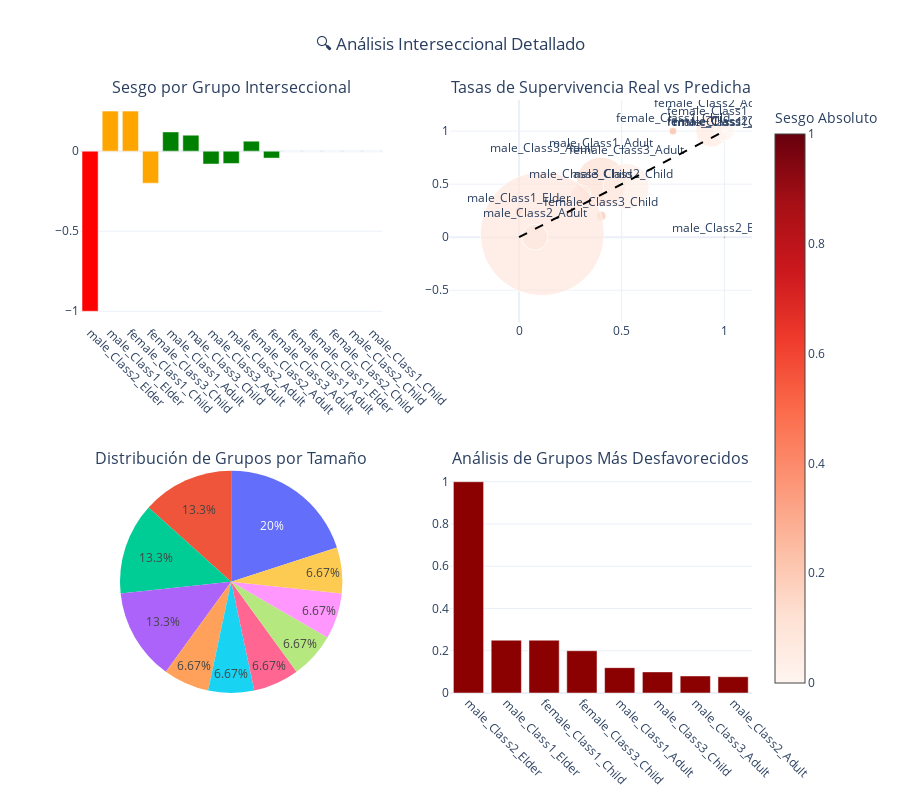

The cell this chart's notebook holds for it:
### Code cell
# Crear visualizaciones para análisis interseccional
def create_intersectional_visualizations(intersectional_results, df_test):
    """
    Crea visualizaciones específicas para el análisis interseccional
    """
    
    # 1. Heatmap de sesgo por grupo interseccional
    fig = make_subplots(
        rows=2, cols=2,
        subplot_titles=[
            'Sesgo por Grupo Interseccional',
            'Tasas de Supervivencia Real vs Predicha',
            'Distribución de Grupos por Tamaño',
            'Análisis de Grupos Más Desfavorecidos'
        ],
        specs=[[{"type": "bar"}, {"type": "scatter"}],
               [{"type": "pie"}, {"type": "bar"}]]
    )
    
    # Subplot 1: Sesgo por grupo
    colors = ['red' if abs(x) > 0.3 else 'orange' if abs(x) > 0.15 else 'green' 
              for x in intersectional_results['Bias']]
    
    fig.add_trace(
        go.Bar(
            x=intersectional_results['Group'],
            y=intersectional_results['Bias'],
            marker_color=colors,
            name='Sesgo',
            showlegend=False
        ),
        row=1, col=1
    )
    
    # Subplot 2: Real vs Predicho
    fig.add_trace(
        go.Scatter(
            x=intersectional_results['Real_Survival'],
            y=intersectional_results['Pred_Survival'],
            mode='markers+text',
            marker=dict(
                size=intersectional_results['Count']*2,
                color=intersectional_results['Abs_Bias'],
                colorscale='Reds',
                showscale=True,
                colorbar=dict(title="Sesgo Absoluto")
            ),
            text=intersectional_results['Group'],
            textposition="top center",
            name='Grupos',
            showlegend=False
        ),
        row=1, col=2
    )
    
    # Línea diagonal perfecta
    fig.add_trace(
        go.Scatter(
            x=[0, 1],
            y=[0, 1],
            mode='lines',
            line=dict(dash='dash', color='black'),
            name='Predicción Perfecta',
            showlegend=False
        ),
        row=1, col=2
    )
    
    # Subplot 3: Distribución por tamaño
    size_groups = intersectional_results['Count'].value_counts().sort_index()
    fig.add_trace(
        go.Pie(
            labels=[f"N={x}" for x in size_groups.index],
            values=size_groups.values,
            name="Distribución por Tamaño",
            showlegend=False
        ),
        row=2, col=1
    )
    
    # Subplot 4: Grupos más desfavorecidos (mayor sesgo absoluto)
    top_biased = intersectional_results.nlargest(8, 'Abs_Bias')
    fig.add_trace(
        go.Bar(
            x=top_biased['Group'],
            y=top_biased['Abs_Bias'],
            marker_color='darkred',
            name='Sesgo Absoluto',
            showlegend=False
        ),
        row=2, col=2
    )
    
    fig.update_layout(
        title_text="🔍 Análisis Interseccional Detallado",
        title_x=0.5,
        height=800,
        showlegend=False
    )
    
    # Rotar etiquetas del eje x
    fig.update_xaxes(tickangle=45, row=1, col=1)
    fig.update_xaxes(tickangle=45, row=2, col=2)
    
    fig.show()
    
    # 2. Análisis específico de casos críticos
    print("\\n🚨 ANÁLISIS DE GRUPOS MÁS DESFAVORECIDOS")
    print("=" * 60)
    
    # Identificar los grupos más problemáticos
    high_bias_groups = intersectional_results[intersectional_results['Abs_Bias'] > 0.2]
    
    if len(high_bias_groups) > 0:
        print(f"\\nSe identificaron {len(high_bias_groups)} grupos con sesgo significativo (>0.2):")
        print("-" * 60)
        
        for _, group in high_bias_groups.iterrows():
            print(f"\\n📊 {group['Group']}:")
            print(f"   • Tamaño del grupo: {group['Count']} personas")
            print(f"   • Tasa real de supervivencia: {group['Real_Survival']:.1%}")
            print(f"   • Tasa predicha: {group['Pred_Survival']:.1%}")
            print(f"   • Sesgo: {group['Bias']:+.3f} ({'sobreestima' if group['Bias'] > 0 else 'subestima'})")
            
            # Análisis contextual
            if 'Elder' in group['Group'] and group['Count'] < 5:
                print(f"   ⚠️ Muestra muy pequeña - resultados poco confiables")
            elif group['Bias'] < -0.3:
                print(f"   🔴 CRÍTICO: El modelo subestima severamente la supervivencia")
            elif group['Bias'] > 0.3:
                print(f"   🟡 ATENCIÓN: El modelo sobreestima significativamente")
    else:
        print("\\n✅ No se encontraron grupos con sesgo crítico (>0.2)")
    
    # 3. Crear tabla comparativa de casos extremos
    print("\\n\\n📋 COMPARACIÓN DE CASOS EXTREMOS")
    print("=" * 80)
    
    # Mujeres de tercera clase vs hombres de primera clase
    female_class3 = df_test[(df_test['Sex'] == 'female') & (df_test['Pclass'] == 3)]
    male_class1 = df_test[(df_test['Sex'] == 'male') & (df_test['Pclass'] == 1)]
    
    comparisons = [
        ("Mujeres Tercera Clase", female_class3),
        ("Hombres Primera Clase", male_class1)
    ]
    
    for name, group_data in comparisons:
        if len(group_data) > 0:
            real_survival = group_data['Survived'].mean()
            pred_survival = group_data['Predicted'].mean()
            avg_prob = group_data['Probability'].mean()
            
            print(f"\\n{name} (N={len(group_data)}):")
            print(f"   Real: {real_survival:.1%} | Predicho: {pred_survival:.1%} | Prob: {avg_prob:.3f}")

# Crear visualizaciones interseccionales
create_intersectional_visualizations(intersectional_results, df_test)

### Figure 1 — Plotly figure (JSON) as saved in the notebook; plotly's stock layout.template omitted (floating-point values rounded to 4 significant figures)
{"data": [{"marker": {"color": ["red", "orange", "orange", "orange", "green", "green", "green", "green", "green", "green", "green", "green", "green", "green", "green"]}, "name": "Sesgo", "showlegend": false, "type": "bar", "x": ["male_Class2_Elder", "male_Class1_Elder", "female_Class1_Child", "female_Class3_Child", "male_Class1_Adult", "male_Class3_Child", "male_Class3_Adult", "male_Class2_Adult", "female_Class2_Adult", "female_Class3_Adult", "female_Class1_Adult", "female_Class1_Elder", "female_Class2_Child", "male_Class2_Child", "male_Class1_Child"], "xaxis": "x", "y": [-1.0, 0.25, 0.25, -0.2, 0.12, 0.1, -0.08065, -0.07692, 0.0625, -0.04348, 0.0, 0.0, 0.0, 0.0, 0.0], "yaxis": "y"}, {"marker": {"color": [1.0, 0.25, 0.25, 0.2, 0.12, 0.1, 0.08065, 0.07692, 0.0625, 0.04348, 0.0, 0.0, 0.0, 0.0, 0.0], "colorbar": {"title": {"text": "Sesgo Absoluto"}}, "colorscale": [[0, "rgb(255,245,240)"], [0.125, "rgb(254,224,210)"], [0.25, "rgb(252,187,161)"], [0.375, "rgb(252,146,114)"], [0.5, "rgb(251,106,74)"], [0.625, "rgb(239,59,44)"], [0.75, "rgb(203,24,29)"], [0.875, "rgb(165,15,21)"], [1, "rgb(103,0,13)"]], "showscale": true, "size": [2, 8, 8, 10, 50, 20, 124, 26, 32, 46, 20, 2, 4, 4, 2]}, "mode": "markers+text", "name": "Grupos", "showlegend": false, "text": ["male_Class2_Elder", "male_Class1_Elder", "female_Class1_Child", "female_Class3_Child", "male_Class1_Adult", "male_Class3_Child", "male_Class3_Adult", "male_Class2_Adult", "female_Class2_Adult", "female_Class3_Adult", "female_Class1_Adult", "female_Class1_Elder", "female_Class2_Child", "male_Class2_Child", "male_Class1_Child"], "textposition": "top center", "type": "scatter", "x": [1.0, 0.0, 0.75, 0.4, 0.4, 0.3, 0.1129, 0.07692, 0.9375, 0.5217, 1.0, 1.0, 1.0, 0.5, 1.0], "xaxis": "x2", "y": [0.0, 0.25, 1.0, 0.2, 0.52, 0.4, 0.03226, 0.0, 1.0, 0.4783, 1.0, 1.0, 1.0, 0.5, 1.0], "yaxis": "y2"}, {"line": {"color": "black", "dash": "dash"}, "mode": "lines", "name": "Predicción Perfecta", "showlegend": false, "type": "scatter", "x": [0, 1], "xaxis": "x2", "y": [0, 1], "yaxis": "y2"}, {"domain": {"x": [0, 0.45], "y": [0, 0.375]}, "labels": ["N=1", "N=2", "N=4", "N=5", "N=10", "N=13", "N=16", "N=23", "N=25", "N=62"], "name": "Distribución por Tamaño", "showlegend": false, "type": "pie", "values": [3, 2, 2, 1, 2, 1, 1, 1, 1, 1]}, {"marker": {"color": "darkred"}, "name": "Sesgo Absoluto", "showlegend": false, "type": "bar", "x": ["male_Class2_Elder", "male_Class1_Elder", "female_Class1_Child", "female_Class3_Child", "male_Class1_Adult", "male_Class3_Child", "male_Class3_Adult", "male_Class2_Adult"], "xaxis": "x3", "y": [1.0, 0.25, 0.25, 0.2, 0.12, 0.1, 0.08065, 0.07692], "yaxis": "y3"}], "layout": {"annotations": [{"font": {"size": 16}, "showarrow": false, "text": "Sesgo por Grupo Interseccional", "x": 0.225, "xanchor": "center", "xref": "paper", "y": 1, "yanchor": "bottom", "yref": "paper"}, {"font": {"size": 16}, "showarrow": false, "text": "Tasas de Supervivencia Real vs Predicha", "x": 0.775, "xanchor": "center", "xref": "paper", "y": 1, "yanchor": "bottom", "yref": "paper"}, {"font": {"size": 16}, "showarrow": false, "text": "Distribución de Grupos por Tamaño", "x": 0.225, "xanchor": "center", "xref": "paper", "y": 0.375, "yanchor": "bottom", "yref": "paper"}, {"font": {"size": 16}, "showarrow": false, "text": "Análisis de Grupos Más Desfavorecidos", "x": 0.775, "xanchor": "center", "xref": "paper", "y": 0.375, "yanchor": "bottom", "yref": "paper"}], "height": 800, "showlegend": false, "title": {"text": "🔍 Análisis Interseccional Detallado", "x": 0.5}, "xaxis": {"anchor": "y", "domain": [0, 0.45], "tickangle": 45}, "xaxis2": {"anchor": "y2", "domain": [0.55, 1]}, "xaxis3": {"anchor": "y3", "domain": [0.55, 1], "tickangle": 45}, "yaxis": {"anchor": "x", "domain": [0.625, 1]}, "yaxis2": {"anchor": "x2", "domain": [0.625, 1]}, "yaxis3": {"anchor": "x3", "domain": [0, 0.375]}}}
